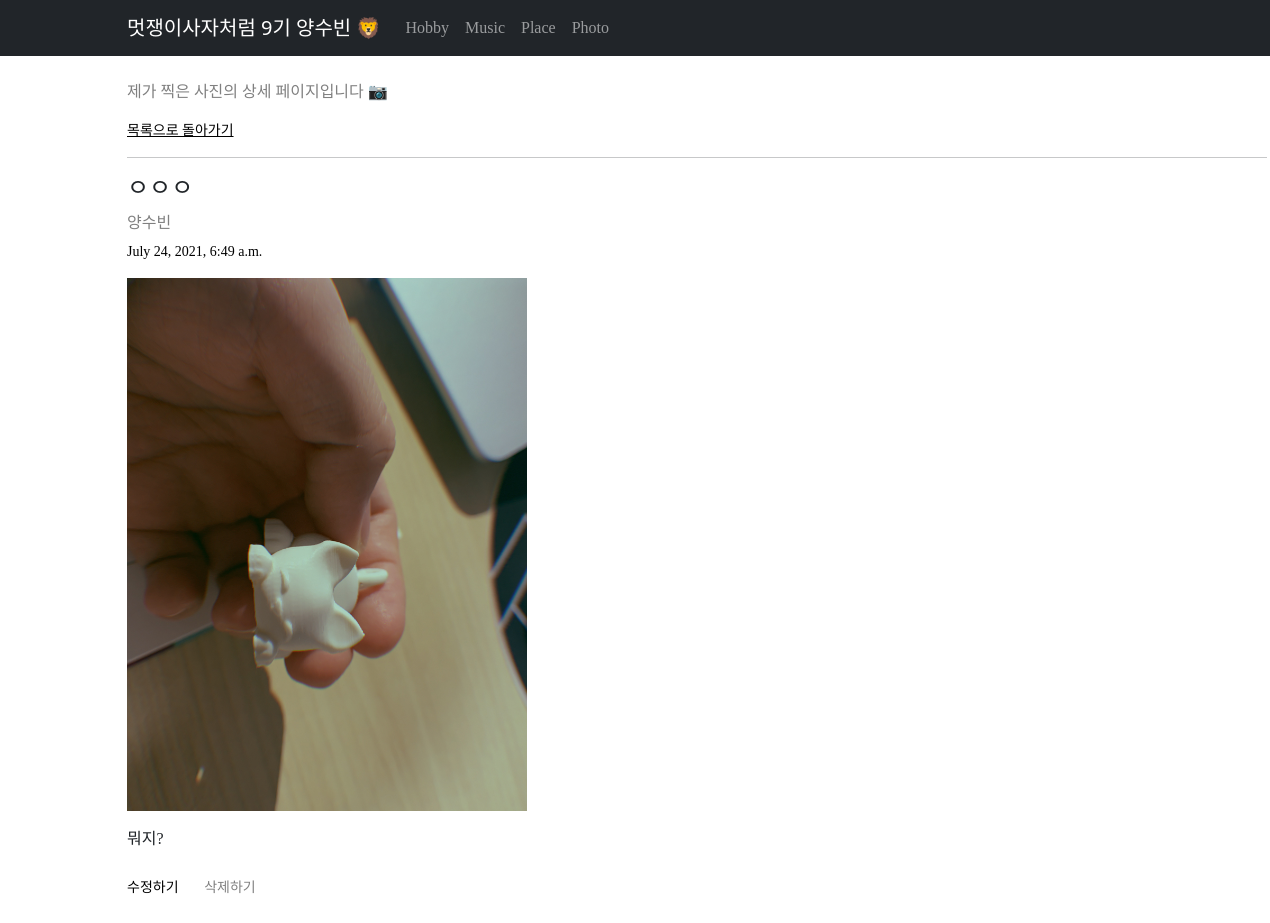
Page /6 on the committed database.
### subin/models.py (models this page shows, shortened)
class Photo(models.Model):
    title = models.CharField(max_length=200)
    writer = models.CharField(max_length=100)
    pub_date = models.DateTimeField()
    image = models.ImageField(upload_to='images/', blank=True, null = True)
    body = models.TextField()

### subin/views.py (the view)
# urls.py: path('<str:id>', views.detail, name="detail"),
def detail(request, id):
    photo = get_object_or_404(Photo, pk=id)
    return render(request, "detail.html", {'photo':photo})

### subin/templates/detail.html (shortened to what this page needs)
{% extends 'base.html' %}
{% block contents %}
<div class="mainbox">
    <p>제가 찍은 사진의 상세 페이지입니다 📷  </p>
    <a href="{% url 'photo' %}" class="backBtn">목록으로 돌아가기</a>
    <hr>
    <h2 class="title">{{photo.title}}</h2>
    <p class="writer">{{photo.writer}}</p>
    <p class="date">{{photo.pub_date}}</p>
    <div class="content">
    {% if photo.image %}
    <img src="{{photo.image.url}}" alt="이미지" width="400" class="photo">
    {% endif %}
    <p class="body">{{photo.body}}</p>
    </div>
    <br>
    <a href="{% url 'edit' photo.id %}" class="editBtn">수정하기</a>
    <a href="{% url 'delete' photo.id %}" class="delBtn">삭제하기</a>
</div>
{% endblock %}

### introproject/templates/base.html (style rules this page uses)
.body { height: auto; }

### subin/templates/detail.html (style rules this page uses)
.mainbox { margin-bottom: 10%; }
.title { font-family: 'Pretendard-Regular'; font-size: 24px; font-weight: 500; }
.writer { margin: 0; color: gray; font-size: 16px; padding-bottom: 6px; }
.date { font-size: 14px; color: black; }
.content { display: block; padding: 0; margin: 0; align-items: flex-start; flex-wrap: wrap; flex-direction: row; align-content: stretch; }
.photo { display: block; margin: 0; padding: 0; }
.body { display: block; margin-top: 1em; margin-bottom: 0; padding: 0; }
.mainbox > p:nth-child(1) { color: gray; display: block; }
.backBtn { color: black; font-size: 14px; display: block; }
.editBtn { color: black; font-size: 14px; padding: 4px 8px 4px 0; text-decoration-line: none; margin-right: 0.4em; }
.delBtn { color: gray; font-size: 14px; padding: 4px 8px; text-decoration-line: none; }

### rows in the picture
Photo: title "ㅇㅇㅇ", writer "양수빈", pub_date "July 24, 2021, 6:49 a.m.", image (picture), body "뭐지?"
